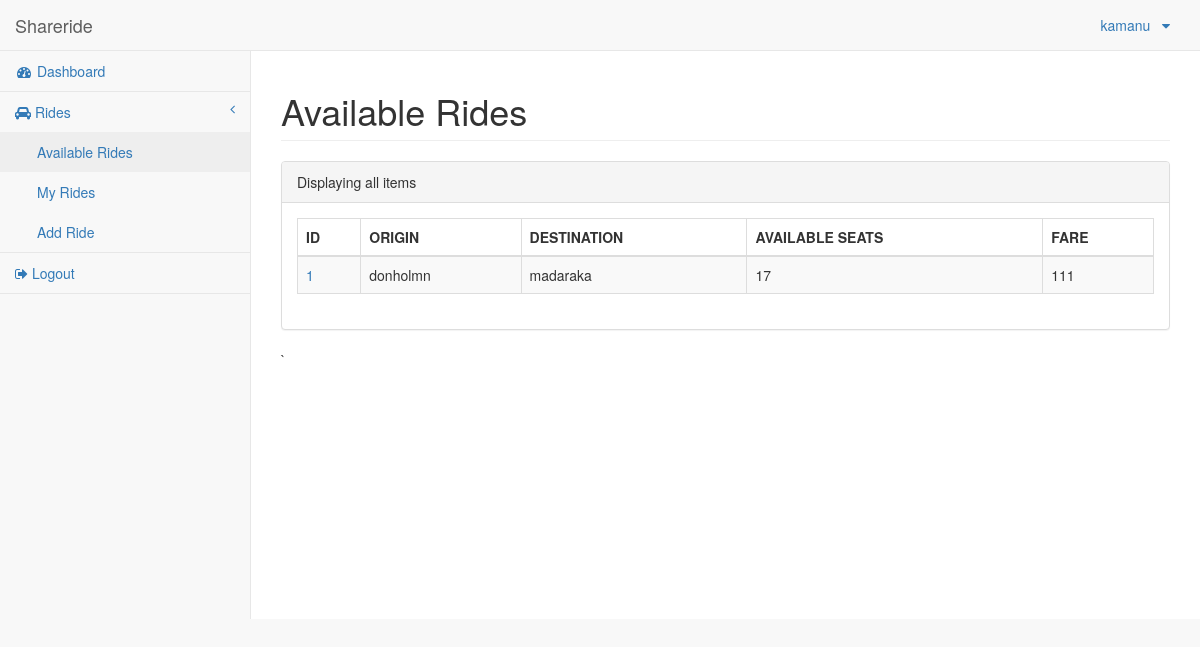
The page /availableRides.php (signed in) on the database its author committed.
### tables this page shows
CREATE TABLE `rides` (
  `rideId` int(100) NOT NULL,
  `origin` varchar(100) NOT NULL,
  `destination` varchar(100) NOT NULL,
  `fare` varchar(100) NOT NULL,
  `seatsAvailable` int(100) NOT NULL,
  `userId` int(100) NOT NULL,
  `vehicleType` varchar(100) NOT NULL,
  `timestamp` timestamp(6) NOT NULL DEFAULT CURRENT_TIMESTAMP(6) ON UPDATE CURRENT_TIMESTAMP(6),
  `driver` varchar(100) NOT NULL
);

### availableRides.php (the view, shortened to what this page needs)
<!DOCTYPE html>
<html lang="en">
<head>
    <link href="vendor/bootstrap/css/bootstrap.min.css" rel="stylesheet">
    <link href="vendor/metisMenu/metisMenu.min.css" rel="stylesheet">
    <link href="dist/css/sb-admin-2.css" rel="stylesheet">
    <link href="vendor/morrisjs/morris.css" rel="stylesheet">
    <link href="vendor/font-awesome/css/font-awesome.min.css" rel="stylesheet" type="text/css">
</head>
<body>
    <div id="wrapper">
        <nav class="navbar navbar-default navbar-static-top" role="navigation" style="margin-bottom: 0">
            <div class="navbar-header">
                <a class="navbar-brand" href="index.php">Shareride</a>
            </div>
            <ul class="nav navbar-top-links navbar-right">
                <li class="dropdown">
                    <li class="dropdown">
                        <a class="dropdown-toggle" data-toggle="dropdown" href="#">
                            <?php echo $_SESSION['userName'];?> &nbsp
                            <i class="fa fa-caret-down"></i>
                        </a>
                    </li>
            </ul>
            <div class="navbar-default sidebar" role="navigation">
                <div class="sidebar-nav navbar-collapse">
                    <ul class="nav" id="side-menu">
                        <li>
                            <a href="index.php">
                                <i class="fa fa-dashboard fa-fw"></i> Dashboard</a>
                        </li>
                        <li>
                            <a href="#">
                                <i class="fa fa-car"></i> Rides
                                <span class="fa arrow"></span>
                            </a>
                            <ul class="nav nav-second-level">
                                <li>
                                    <a href="availableRides.php">Available Rides</a>
                                </li>
                                <li>
                                    <a href="myRides.php">My Rides</a>
                                </li>
                                <li>
                                    <a href="addRide.html">Add Ride</a>
                                </li>
                            </ul>
                        </li>
                        <li>
                            <a href="logout.php">
                            <i class="fa fa-sign-out"></i> Logout</a>
                        </li>
                    </ul>
                </div>
            </div>
        </nav>
        <div id="page-wrapper">
            <div class="row">
                <div class="col-lg-12">
                    <h1 class="page-header">Available Rides</h1>
                </div>
            </div>
            <div class="row">
                <div class="col-lg-12">
                    <div class="panel panel-default">
                        <div class="panel-heading">
                            Displaying all items
                        </div>
                        <div class="panel-body">
                            <table width="100%" class="table table-striped table-bordered table-hover" id="dataTables-example">
                                <?php
                                include('DBconnect.php');
                                $query = "SELECT * FROM rides WHERE seatsAvailable > 0";
                                $result = mysqli_query($connection, $query);
                                if($result){
                                    if ($result->num_rows > 0){
                                        echo "<thead><th>ID</th><th>ORIGIN</th><th>DESTINATION</th><th>AVAILABLE SEATS</th><th>FARE</th></thead>";
                                        while ($row = $result->fetch_object()){
                                            echo "<tr>";
                                            echo "<td><a href='rideDetails.php?rideId=" . $row->rideId . "'>". $row->rideId .  "</td>";
                                            echo "<td>" . $row->origin . "</td>";
                                            echo "<td>" . $row->destination . "</td>";
                                            echo "<td>" . $row->seatsAvailable . "</td>";
                                            echo "<td>" . $row->fare . "</td>";
                                            echo "</tr>";
                                        }
                                        echo "</table>";
                                    }
                                    else{
                                        echo "No results to display!";
                                    }
                                }
                                else
                                {
                                    echo "Error: " . $mysqli->error;
                                }
                                ?>
                        </div>
                    </div>
                </div>
            </div>
</body>
</html>

### rows shown on the page
rides: rideId "1", origin "donholmn", destination "madaraka", seatsAvailable "17", fare "111"

### other values the page prints
$_SESSION['userName'] "kamanu"
